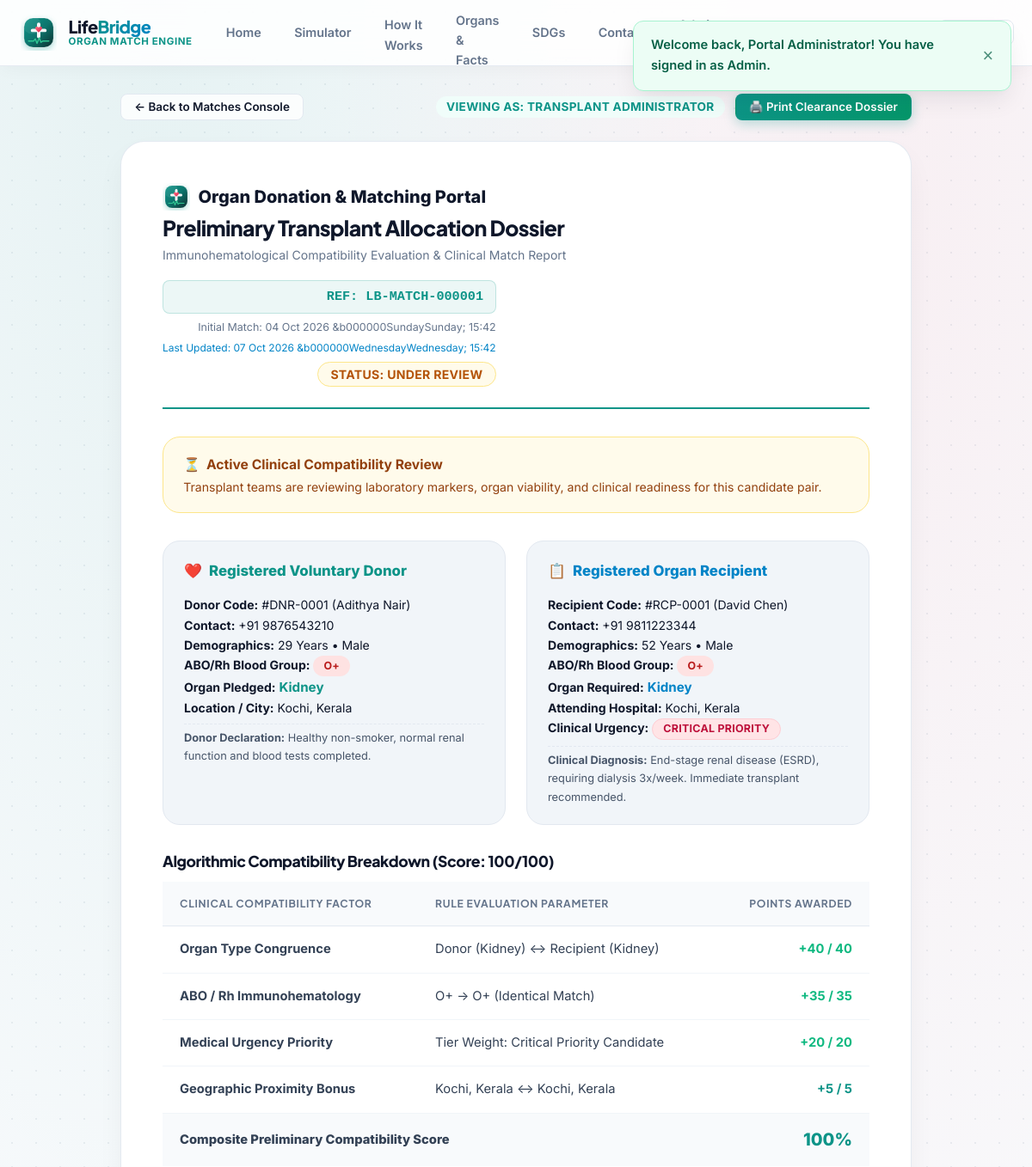
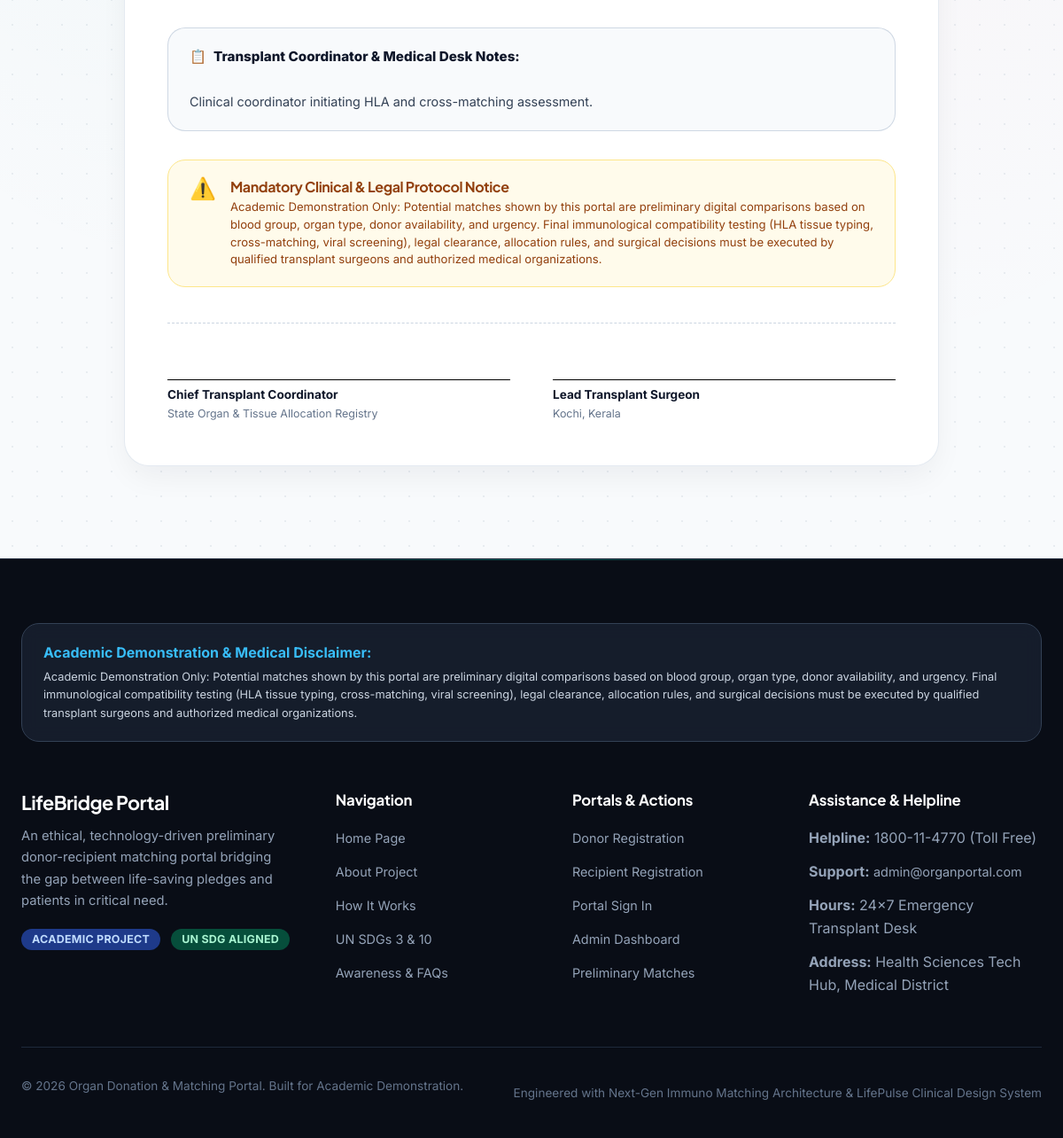
The app's page /dossier.php?id=1 (signed in) with its own data (2 pictures, top to bottom).
### tables this page shows
CREATE TABLE `matches` (
  `id` INT AUTO_INCREMENT PRIMARY KEY,
  `donor_id` INT NOT NULL,
  `recipient_id` INT NOT NULL,
  `organ` VARCHAR(50) NOT NULL,
  `compatibility_score` INT NOT NULL,
  `score_breakdown` TEXT NULL,
  `status` ENUM('Potential', 'Under Review', 'Contacted', 'Approved', 'Closed') NOT NULL DEFAULT 'Potential',
  `notes` TEXT NULL,
  `matched_at` TIMESTAMP DEFAULT CURRENT_TIMESTAMP,
  `updated_at` TIMESTAMP DEFAULT CURRENT_TIMESTAMP ON UPDATE CURRENT_TIMESTAMP,
  UNIQUE KEY `unique_match_pair` (`donor_id`, `recipient_id`),
  CONSTRAINT `fk_match_donor` FOREIGN KEY (`donor_id`) REFERENCES `donors` (`id`) ON DELETE CASCADE,
  CONSTRAINT `fk_match_recipient` FOREIGN KEY (`recipient_id`) REFERENCES `recipients` (`id`) ON DELETE CASCADE
);

CREATE TABLE `donors` (
  `id` INT AUTO_INCREMENT PRIMARY KEY,
  `user_id` INT NULL,
  `full_name` VARCHAR(120) NOT NULL,
  `age` INT NOT NULL,
  `gender` ENUM('Male', 'Female', 'Other') NOT NULL,
  `email` VARCHAR(150) NOT NULL,
  `mobile` VARCHAR(20) NOT NULL,
  `address_city` VARCHAR(200) NOT NULL,
  `blood_group` ENUM('A+', 'A-', 'B+', 'B-', 'AB+', 'AB-', 'O+', 'O-') NOT NULL,
  `organ_donated` ENUM('Kidney', 'Liver', 'Heart', 'Lung', 'Pancreas', 'Cornea', 'Intestine', 'Tissue') NOT NULL,
  `availability_status` ENUM('Available', 'Temporarily Unavailable', 'Donated') NOT NULL DEFAULT 'Available',
  `medical_notes` TEXT NULL,
  `consent_given` TINYINT(1) NOT NULL DEFAULT 1,
  `verification_status` ENUM('Pending', 'Verified', 'Rejected') NOT NULL DEFAULT 'Pending',
  `admin_notes` TEXT NULL,
  `created_at` TIMESTAMP DEFAULT CURRENT_TIMESTAMP,
  `updated_at` TIMESTAMP DEFAULT CURRENT_TIMESTAMP ON UPDATE CURRENT_TIMESTAMP,
  CONSTRAINT `fk_donor_user` FOREIGN KEY (`user_id`) REFERENCES `users` (`id`) ON DELETE SET NULL
);

CREATE TABLE `recipients` (
  `id` INT AUTO_INCREMENT PRIMARY KEY,
  `user_id` INT NULL,
  `full_name` VARCHAR(120) NOT NULL,
  `age` INT NOT NULL,
  `gender` ENUM('Male', 'Female', 'Other') NOT NULL,
  `email` VARCHAR(150) NOT NULL,
  `mobile` VARCHAR(20) NOT NULL,
  `hospital_city` VARCHAR(200) NOT NULL,
  `blood_group` ENUM('A+', 'A-', 'B+', 'B-', 'AB+', 'AB-', 'O+', 'O-') NOT NULL,
  `organ_needed` ENUM('Kidney', 'Liver', 'Heart', 'Lung', 'Pancreas', 'Cornea', 'Intestine', 'Tissue') NOT NULL,
  `urgency_level` ENUM('Low', 'Medium', 'High', 'Critical') NOT NULL DEFAULT 'Medium',
  `medical_notes` TEXT NULL,
  `consent_given` TINYINT(1) NOT NULL DEFAULT 1,
  `verification_status` ENUM('Pending', 'Verified', 'Rejected') NOT NULL DEFAULT 'Pending',
  `admin_notes` TEXT NULL,
  `created_at` TIMESTAMP DEFAULT CURRENT_TIMESTAMP,
  `updated_at` TIMESTAMP DEFAULT CURRENT_TIMESTAMP ON UPDATE CURRENT_TIMESTAMP,
  CONSTRAINT `fk_recipient_user` FOREIGN KEY (`user_id`) REFERENCES `users` (`id`) ON DELETE SET NULL
);

### dossier.php (the view, shortened to what the rows shown need)
<?php
require_once __DIR__ . '/config.php';
require_once __DIR__ . '/includes/auth.php';
require_once __DIR__ . '/includes/matching_engine.php';
$pdo = get_db_connection();
$match_id = (int)($_GET['id'] ?? 0);
$stmt = $pdo->prepare("
    SELECT m.*,
           d.id as donor_id, d.user_id as donor_user_id, d.full_name as donor_name, d.age as donor_age, d.gender as donor_gender,
           d.blood_group as donor_blood, d.organ_donated, d.address_city as donor_city, d.mobile as donor_mobile,
           d.medical_notes as donor_notes, d.availability_status as donor_avail, d.admin_notes as donor_admin_notes,
           r.id as recipient_id, r.user_id as recipient_user_id, r.full_name as recipient_name, r.age as recipient_age,
           r.gender as recipient_gender, r.blood_group as recipient_blood, r.organ_needed, r.hospital_city as recipient_hospital,
           r.urgency_level as recipient_urgency, r.mobile as recipient_mobile, r.medical_notes as recipient_notes,
           r.admin_notes as recipient_admin_notes
    FROM matches m
    JOIN donors d ON m.donor_id = d.id
    JOIN recipients r ON m.recipient_id = r.id
    WHERE m.id = ?
");
$stmt->execute([$match_id]);
$match = $stmt->fetch();
$is_admin = is_admin();
$is_donor_party = false;
$is_recipient_party = false;
$analysis = evaluate_compatibility(
    ['organ_donated' => $match['organ_donated'], 'blood_group' => $match['donor_blood'], 'address_city' => $match['donor_city']],
    ['organ_needed' => $match['organ_needed'], 'blood_group' => $match['recipient_blood'], 'hospital_city' => $match['recipient_hospital'], 'urgency_level' => $match['recipient_urgency']]
);
require_once __DIR__ . '/includes/header.php';
?>
<div class="container" style="padding-top: 2rem; padding-bottom: 3.5rem;">
  <div class="dossier-sheet">
    <div class="dossier-header-bar print-header">
      <div>
        <h2 style="font-size: 1.55rem; font-weight: 800; color: var(--text-main); margin-bottom: 0.2rem; line-height: 1.2;">
          Preliminary Transplant Allocation Dossier
        </h2>
      </div>
      <div style="text-align: right;">
        <div class="dossier-badge">REF: LB-MATCH-<?php echo str_pad($match['id'], 6, '0', STR_PAD_LEFT); ?></div>
        <div style="font-size: 0.78rem; color: var(--text-muted); margin-top: 0.4rem;">
          Initial Match: <?php echo date('d M Y &bull; H:i', strtotime($match['matched_at'])); ?>
        </div>
        <?php if (!empty($match['updated_at'])): ?>
          <div style="font-size: 0.75rem; color: var(--secondary); margin-top: 0.2rem;">
            Last Updated: <?php echo date('d M Y &bull; H:i', strtotime($match['updated_at'])); ?>
          </div>
        <?php endif; ?>
        <div style="margin-top: 0.45rem;">
          <span class="badge <?php echo ($match['status'] === 'Approved') ? 'badge-approved' : (($match['status'] === 'Under Review' || $match['status'] === 'Contacted') ? 'badge-review' : 'badge-potential'); ?>" style="font-size: 0.88rem; padding: 0.4rem 0.9rem;">
            Status: <?php echo htmlspecialchars($match['status']); ?>
          </span>
        </div>
      </div>
    </div>
    <?php if ($match['status'] === 'Approved'): ?>
      <div style="background: linear-gradient(135deg, #042f2e 0%, #0d9488 100%); color: #ffffff; padding: 1.25rem 1.65rem; border-radius: var(--radius-lg); margin-bottom: 2rem;">
        <div style="font-weight: 800; font-size: 1.05rem; display: flex; align-items: center; gap: 0.5rem; margin-bottom: 0.35rem;">
          <span>🎉</span> Official Transplant Allocation Approved
        </div>
        <p style="font-size: 0.9rem; color: #e6fffa; margin: 0; line-height: 1.5;">
          The administrative coordination desk and medical review board have approved this donor-recipient pairing for organ transplant preparation at <strong><?php echo htmlspecialchars($match['recipient_hospital']); ?></strong>.
        </p>
      </div>
    <?php elseif (in_array($match['status'], ['Under Review', 'Contacted'])): ?>
      <div style="background: #fffbeb; border: 1px solid #fde68a; color: #92400e; padding: 1.15rem 1.45rem; border-radius: var(--radius-lg); margin-bottom: 2rem;">
        <div style="font-weight: 700; font-size: 0.98rem; display: flex; align-items: center; gap: 0.45rem; margin-bottom: 0.25rem;">
        </div>
        <p style="font-size: 0.88rem; margin: 0; line-height: 1.45;">
        </p>
      </div>
    <?php endif; ?>
    <div class="comparison-box">
      <div class="party-card">
        <div style="font-size: 0.88rem; line-height: 1.65;">
          <?php if ($is_admin || $is_donor_party): ?>
            <div><strong>Donor Code:</strong> #DNR-<?php echo str_pad($match['donor_id'], 4, '0', STR_PAD_LEFT); ?> (<?php echo htmlspecialchars($match['donor_name']); ?>)</div>
            <div><strong>Contact:</strong> <?php echo htmlspecialchars($match['donor_mobile']); ?></div>
          <?php else: ?>
            <div><strong>Donor Code:</strong> #DNR-<?php echo str_pad($match['donor_id'], 4, '0', STR_PAD_LEFT); ?> (<em>Voluntary Donor Registry</em>)</div>
            <div><strong>Contact:</strong> <span style="color: var(--text-muted); font-size: 0.8rem;">🔒 Masked for Medical Privacy</span></div>
          <?php endif; ?>
          <div><strong>Demographics:</strong> <?php echo $match['donor_age']; ?> Years &bull; <?php echo htmlspecialchars($match['donor_gender']); ?></div>
          <div><strong>ABO/Rh Blood Group:</strong> <span class="badge" style="background:#fee2e2; color:#b91c1c; font-weight:700;"><?php echo htmlspecialchars($match['donor_blood']); ?></span></div>
          <div><strong>Organ Pledged:</strong> <strong style="color:var(--primary); font-size: 0.95rem;"><?php echo htmlspecialchars($match['organ_donated']); ?></strong></div>
          <div><strong>Location / City:</strong> <?php echo htmlspecialchars($match['donor_city']); ?></div>
          <?php if (!empty($match['donor_notes']) && ($is_admin || $is_donor_party)): ?>
            <div style="margin-top:0.4rem; font-size:0.8rem; color:#475569; border-top:1px dashed var(--border); padding-top:0.35rem;">
              <strong>Donor Declaration:</strong> <?php echo htmlspecialchars($match['donor_notes']); ?>
            </div>
          <?php endif; ?>
        </div>
      </div>
      <div class="party-card">
        <div style="font-size: 0.88rem; line-height: 1.65;">
          <?php if ($is_admin || $is_recipient_party): ?>
            <div><strong>Recipient Code:</strong> #RCP-<?php echo str_pad($match['recipient_id'], 4, '0', STR_PAD_LEFT); ?> (<?php echo htmlspecialchars($match['recipient_name']); ?>)</div>
            <div><strong>Contact:</strong> <?php echo htmlspecialchars($match['recipient_mobile']); ?></div>
          <?php else: ?>
            <div><strong>Recipient Code:</strong> #RCP-<?php echo str_pad($match['recipient_id'], 4, '0', STR_PAD_LEFT); ?> (<em>Registered Transplant Candidate</em>)</div>
            <div><strong>Contact:</strong> <span style="color: var(--text-muted); font-size: 0.8rem;">🔒 Masked for Medical Privacy</span></div>
          <?php endif; ?>
          <div><strong>Demographics:</strong> <?php echo $match['recipient_age']; ?> Years &bull; <?php echo htmlspecialchars($match['recipient_gender']); ?></div>
          <div><strong>ABO/Rh Blood Group:</strong> <span class="badge" style="background:#fee2e2; color:#b91c1c; font-weight:700;"><?php echo htmlspecialchars($match['recipient_blood']); ?></span></div>
          <div><strong>Organ Required:</strong> <strong style="color:var(--secondary); font-size: 0.95rem;"><?php echo htmlspecialchars($match['organ_needed']); ?></strong></div>
          <div><strong>Attending Hospital:</strong> <?php echo htmlspecialchars($match['recipient_hospital']); ?></div>
          <div><strong>Clinical Urgency:</strong> <span class="badge badge-<?php echo strtolower($match['recipient_urgency']); ?>"><?php echo htmlspecialchars($match['recipient_urgency']); ?> Priority</span></div>
          <?php if (!empty($match['recipient_notes']) && ($is_admin || $is_recipient_party)): ?>
            <div style="margin-top:0.4rem; font-size:0.8rem; color:#475569; border-top:1px dashed var(--border); padding-top:0.35rem;">
              <strong>Clinical Diagnosis:</strong> <?php echo htmlspecialchars($match['recipient_notes']); ?>
            </div>
          <?php endif; ?>
        </div>
      </div>
    </div>
    <h3 style="font-size: 1.1rem; font-weight: 800; margin-bottom: 0.75rem; color: var(--text-main);">
      Algorithmic Compatibility Breakdown (Score: <?php echo $match['compatibility_score']; ?>/100)
    </h3>
    <div class="table-responsive">
      <table class="data-table" style="font-size: 0.88rem; margin-bottom: 2rem;">
        <thead>
          <tr>
            <th>Clinical Compatibility Factor</th>
            <th>Rule Evaluation Parameter</th>
            <th style="text-align: right;">Points Awarded</th>
          </tr>
        </thead>
        <tbody>
          <tr>
            <td><strong>Organ Type Congruence</strong></td>
            <td>Donor (<?php echo htmlspecialchars($match['organ_donated']); ?>) &harr; Recipient (<?php echo htmlspecialchars($match['organ_needed']); ?>)</td>
            <td style="text-align: right; color: var(--success); font-weight: 700;">+40 / 40</td>
          </tr>
          <tr>
            <td><strong>ABO / Rh Immunohematology</strong></td>
            <td><?php echo htmlspecialchars($match['donor_blood']); ?> &rarr; <?php echo htmlspecialchars($match['recipient_blood']); ?> (<?php echo htmlspecialchars($analysis['blood_match_type']); ?>)</td>
            <td style="text-align: right; color: var(--success); font-weight: 700;">+<?php echo $analysis['blood_points']; ?> / 35</td>
          </tr>
          <tr>
            <td><strong>Medical Urgency Priority</strong></td>
            <td>Tier Weight: <?php echo htmlspecialchars($match['recipient_urgency']); ?> Priority Candidate</td>
            <td style="text-align: right; color: var(--success); font-weight: 700;">+<?php echo $analysis['urgency_points']; ?> / 20</td>
          </tr>
          <tr>
            <td><strong>Geographic Proximity Bonus</strong></td>
            <td><?php echo htmlspecialchars($match['donor_city']); ?> &harr; <?php echo htmlspecialchars($match['recipient_hospital']); ?></td>
            <td style="text-align: right; color: var(--primary); font-weight: 700;">+<?php echo $analysis['proximity_points']; ?> / 5</td>
          </tr>
          <tr style="background: rgba(248, 250, 252, 0.9); font-weight: 800; font-size: 0.98rem;">
            <td colspan="2">Composite Preliminary Compatibility Score</td>
            <td style="text-align: right; color: var(--primary); font-size: 1.25rem;"><?php echo $match['compatibility_score']; ?>%</td>
          </tr>
        </tbody>
      </table>
    </div>
    <?php if (!empty($match['notes'])): ?>
      <div style="background: #f8fafc; border: 1px solid rgba(203, 213, 225, 0.9); border-radius: var(--radius-lg); padding: 1.25rem 1.5rem; margin-bottom: 2rem;">
        <div style="display: flex; align-items: center; gap: 0.5rem; color: var(--text-main); font-weight: 800; font-size: 0.95rem; margin-bottom: 0.35rem;">
          <span>📋</span> Transplant Coordinator &amp; Medical Desk Notes:
        </div>
        <p style="font-size: 0.9rem; color: #334155; line-height: 1.55; margin: 0; white-space: pre-line;">
          <?php echo htmlspecialchars($match['notes']); ?>
        </p>
      </div>
    <?php endif; ?>
    <div class="disclaimer-banner" style="margin-bottom: 2.5rem;">
      <div class="icon">⚠️</div>
      <div>
      </div>
    </div>
    <div style="display: grid; grid-template-columns: 1fr 1fr; gap: 3rem; margin-top: 2rem; padding-top: 1.5rem; border-top: 1px dashed #cbd5e1;">
      <div>
      </div>
      <div>
        <div style="border-bottom: 1px solid #000; height: 40px; margin-bottom: 0.35rem;"></div>
        <div style="font-size: 0.85rem; font-weight: 700;">Lead Transplant Surgeon</div>
        <div style="font-size: 0.78rem; color: var(--text-muted);"><?php echo htmlspecialchars($match['recipient_hospital']); ?></div>
      </div>
    </div>
  </div>
</div>
<?php require_once __DIR__ . '/includes/footer.php'; ?>

### records on screen
matches: id "000001", matched_at "04 Oct 2026 &b000000SundaySunday; 15:42", updated_at "07 Oct 2026 &b000000WednesdayWednesday; 15:42", status "UNDER REVIEW", donor "0001", donor.full_name "Adithya Nair", donor.mobile "+91 9876543210", donor.age "29", donor.gender "Male", donor.blood_group "O+", donor.organ_donated "Kidney", donor.address_city "Kochi, Kerala", donor.medical_notes "Healthy non-smoker, normal renal function and blood tests completed.", recipient "0001", recipient.full_name "David Chen", recipient.mobile "+91 9811223344", recipient.age "52", recipient.gender "Male", recipient.blood_group "O+", recipient.organ_needed "Kidney", recipient.hospital_city "Kochi, Kerala", recipient.urgency_level "CRITICAL", recipient.medical_notes "End-stage renal disease (ESRD), requiring dialysis 3x/week. Immediate transplant recommended.", compatibility_score "100", recipient.urgency_level "Critical", notes "Clinical coordinator initiating HLA and cross-matching assessment."

### other values on screen
$flash['message'] "Welcome back, Portal Administrator! You have signed in as Admin."
$back_label "← Back to Matches Console"
APP_NAME "Organ Donation & Matching Portal"
$analysis['blood_match_type'] "Identical Match"
$analysis['blood_points'] "35"
$analysis['urgency_points'] "20"
$analysis['proximity_points'] "5"
APP_SHORT_NAME "LifeBridge Portal"
